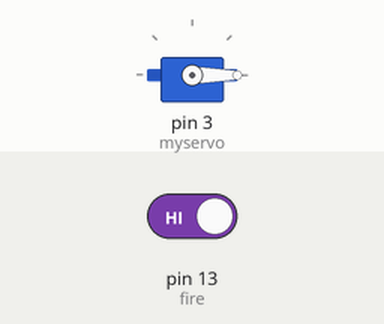
A sketch run on a simulated Arduino Uno, built with avr-gcc and run on an emulated ATmega328P. Shown: servo. The test bench sets the inputs (shaded band); at power-on: pin 13 (fire) HIGH. What the sketch prints to the serial monitor is not drawn.

Above: at 1.2 s.
1.3 s: pin 13 (fire) driven LOW
At 2.5 s:
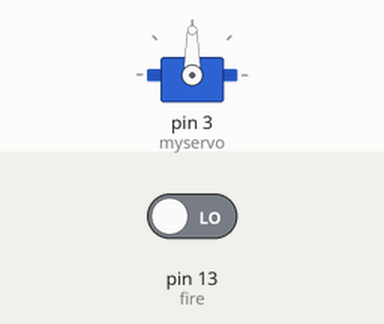
2.8 s: pin 13 (fire) driven HIGH
At 3.8 s:
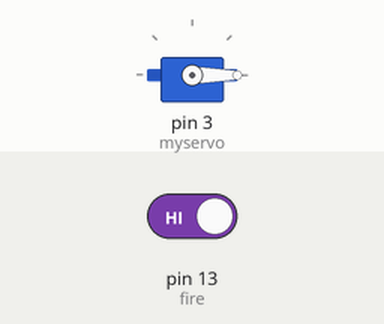
Timing chart, 0 to 5.8 s (numbered marks = the images above; inputs shaded):
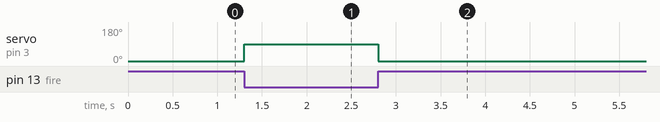

The sketch:

fire_protect_arm.ino
```cpp
#include<Servo.h>

Servo myservo;
const int fire = 13 ;
int val;
void setup()
{
 myservo.attach(3);
 pinMode(fire,INPUT);
 Serial.begin(9600);

}

void loop()
{
  val = digitalRead(fire);
  Serial.print(val);
  if(val == LOW)
  {
    myservo.write(90);

  }
  if(val==HIGH)
 {

  myservo.write(0);

  }
}
```

Measured:
- after the input at 1.3 s, servo on pin 3 (myservo): 0° → 90° at once
- after the input at 2.8 s, servo on pin 3 (myservo): 90° → 0° at once
